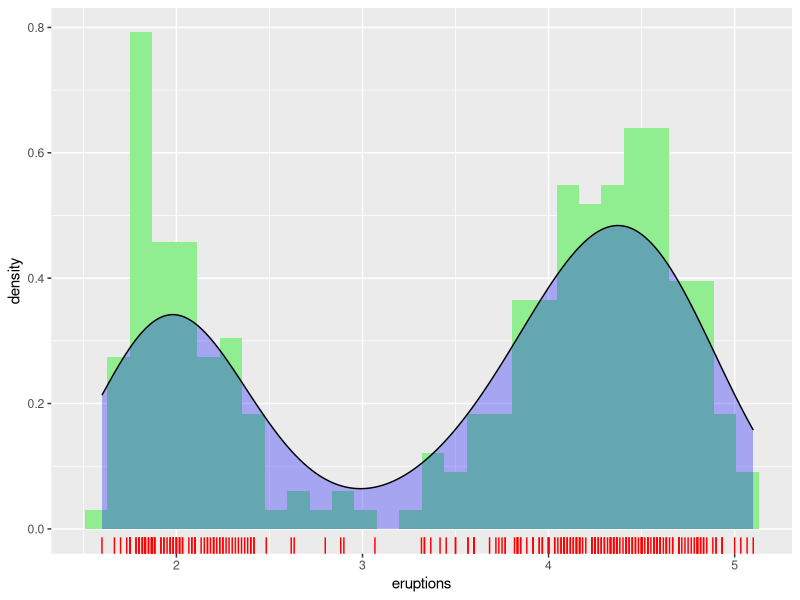
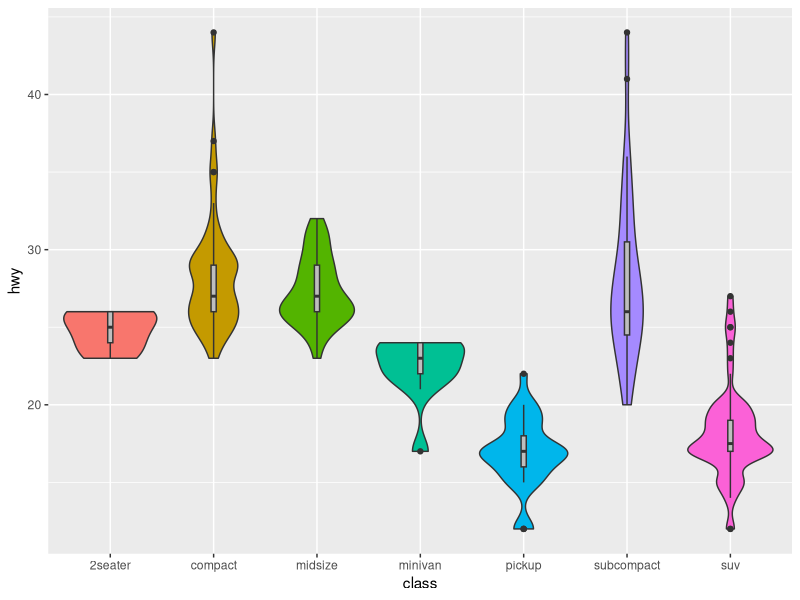
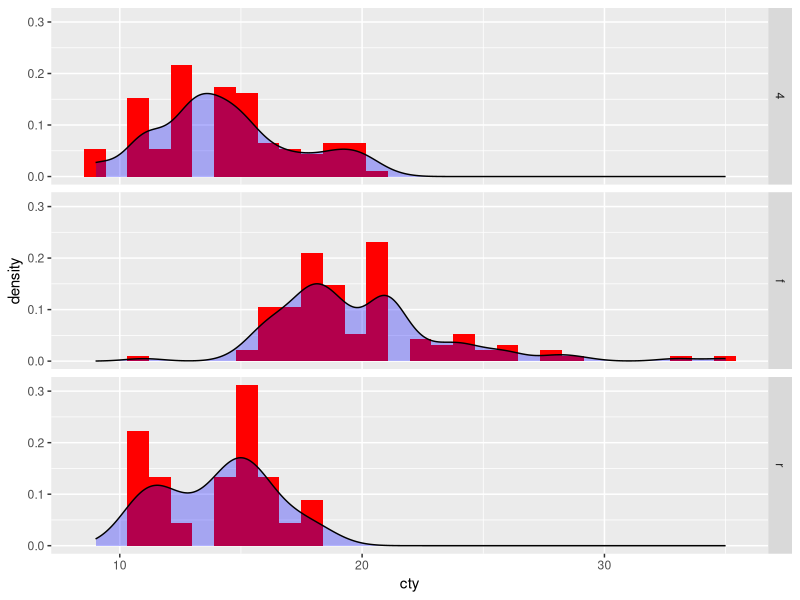
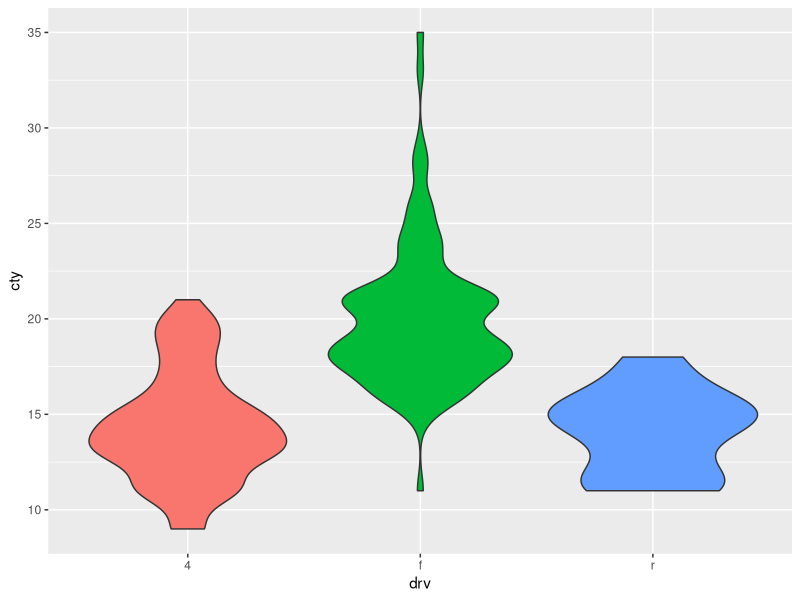

R code for these plots, in order:
## ---- chunk 1
knitr::opts_chunk$set(echo = TRUE)
library(tidyverse)
## ---- chunk 2
ggplot(data = faithful, mapping = aes(x = eruptions)) +
  geom_histogram(aes(y = stat(density)), fill = "lightgreen") +
  geom_density(fill = "blue", alpha = 0.3) +
  geom_rug(color = "red")

ggplot(data = mpg, mapping = aes(x = class, y = hwy, fill = class)) +
  geom_violin(show.legend = FALSE) +
  geom_boxplot(show.legend = FALSE, width = 0.05, fill = "grey")
## ---- chunk 3
ggplot(data = mpg, mapping = aes(x = cty)) +
  geom_histogram(aes(y=stat(density)), fill = "red") +
  geom_density(fill = "blue", alpha = 0.3) +
  facet_grid(rows = vars(drv))

ggplot(data = mpg, mapping = aes(x = drv, y = cty, fill = drv)) +
  geom_violin(show.legend = FALSE)
